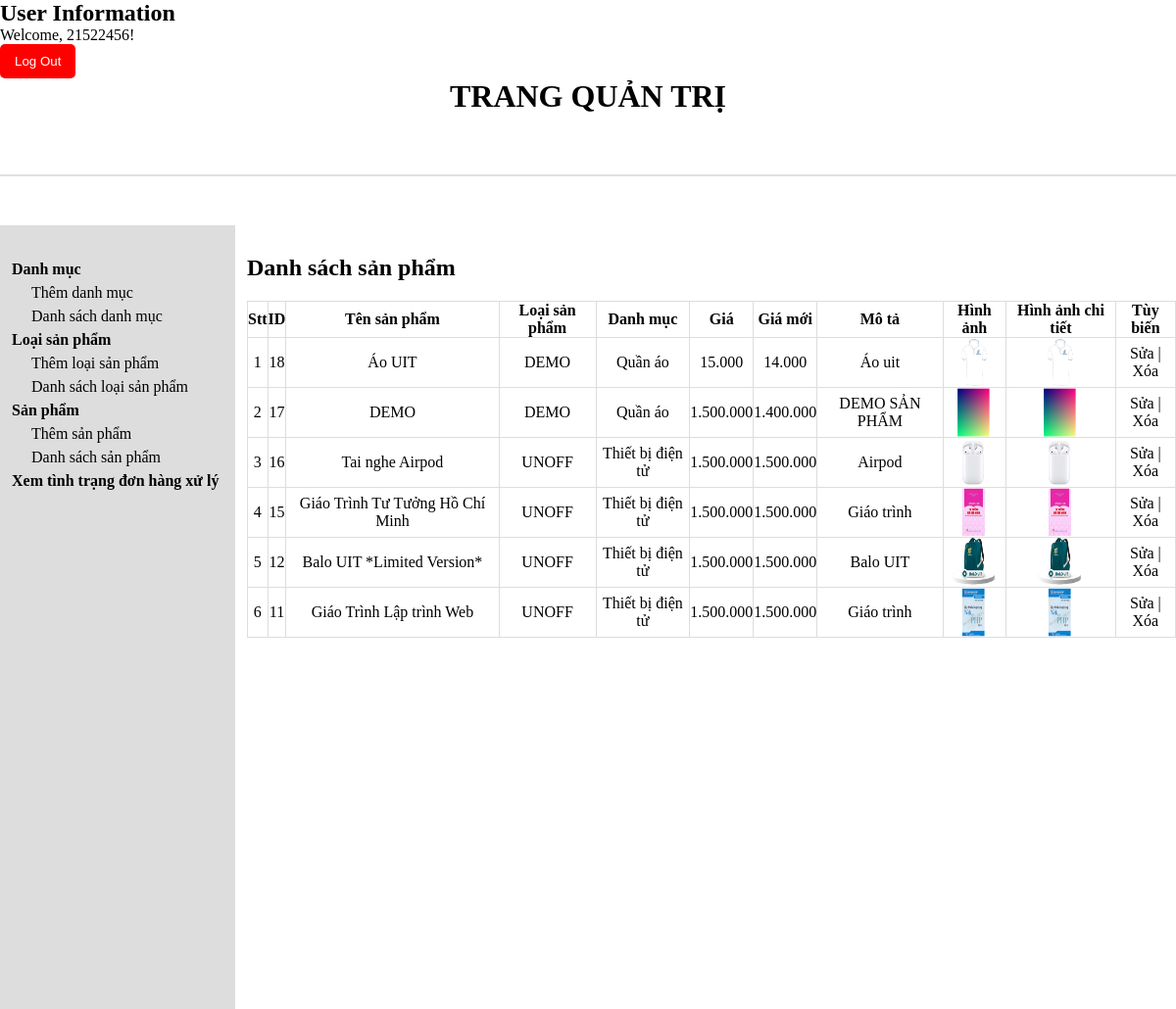
Screenshot of /admin/orderlist.php (signed in) with the database file from the repository.
### tables this page shows
CREATE TABLE `tbl_product` (
  `product_id` int(11) NOT NULL,
  `product_name` varchar(255) NOT NULL,
  `cartegory_id` int(11) NOT NULL,
  `brand_id` int(11) NOT NULL,
  `product_price` varchar(255) NOT NULL,
  `product_price_new` varchar(255) NOT NULL,
  `product_desc` varchar(5000) NOT NULL,
  `product_img` varchar(255) NOT NULL
);

CREATE TABLE `tbl_brand` (
  `brand_id` int(11) NOT NULL,
  `cartegory_id` int(11) NOT NULL,
  `brand_name` varchar(255) NOT NULL
);

CREATE TABLE `tbl_cartegory` (
  `cartegory_id` int(11) NOT NULL,
  `cartegory_name` varchar(255) NOT NULL
);

### admin/database.php (called while the page is built, shortened)
<?php
Class Database{
public $host = DB_HOST;
public $user = DB_USER;
public $pass = DB_PASS;
public $dbname = DB_NAME;
public $link;
private function connectDB(){
    $this->link = new mysqli($this->host,$this->user,$this->pass,$this->dbname);
}
public function select($query){
    $result = $this->link->query($query) or die($this->link->connect_error.__LINE__);
    if($result->num_rows>0){
        return $result;
    }else{
        return false;
    }
}
}
?>

### admin/class/product_class.php (called while the page is built, shortened)
<?php
include 'database.php';
?>
<?php
class product {
    private $db;
    public function __construct()
    {
        $this->db = new Database();
    }
    public function show_products() {
        $query = "SELECT tbl_product.product_id, tbl_product.product_name, tbl_product.product_price,
                          tbl_product.product_price_new, tbl_product.product_desc, tbl_product.product_img,
                          tbl_brand.brand_name, tbl_cartegory.cartegory_name,
                          GROUP_CONCAT(tbl_product_img_desc.product_img_desc) AS all_img_desc
                  FROM tbl_product
                  INNER JOIN tbl_brand ON tbl_product.brand_id = tbl_brand.brand_id
                  INNER JOIN tbl_cartegory ON tbl_product.cartegory_id = tbl_cartegory.cartegory_id
                  LEFT JOIN tbl_product_img_desc ON tbl_product.product_id = tbl_product_img_desc.product_id
                  GROUP BY tbl_product.product_id, tbl_product.product_name, tbl_product.product_price,
                           tbl_product.product_price_new, tbl_product.product_desc, tbl_product.product_img,
                           tbl_brand.brand_name, tbl_cartegory.cartegory_name
                  ORDER BY tbl_product.product_id DESC";
        $result = $this->db->select($query);
        return $result;
    }
}
?>

### admin/orderlist.php (the view, shortened to what this page needs)
<?php
$isLoggedIn = isset($_SESSION['user_id']) && !empty($_SESSION['user_id']);
?>
  <div class="wrapper">
            <?php
    if ($isLoggedIn) {
        echo '<div class="form-box login">
                <h2>User Information</h2>
                <p>Welcome, ' . $_SESSION['user_name'] . '!</p>
                <form action="logout.php" method="post">
                    <button type="submit" id="dangxuat" name="dangxuat" style="background-color: #ff0000; color: #fff; padding: 10px 15px; border: none; cursor: pointer; border-radius: 5px; display: flex;">Log Out</button>
                </form>
                <style>
                    #dangxuat {
                        background-color: #ff0000;
                        color: #fff;
                        padding: 10px 15px;
                        border: none;
                        cursor: pointer;
                        border-radius: 5px;
                    }
                    #dangxuat:hover {
                        background-color: #cc0000;
                    }
                </style>
            </div>';
    }
    ?>
<?php
include "header.php";
include "slider.php";
include "class/product_class.php";
$productInstance = new product;
$products = $productInstance->show_products();
?>
<div class="admin-content-right">
    <div class="admin-content-right-cartegory_list">
        <h1>Danh sách sản phẩm</h1>
        <table>
            <tr>
                <th>Stt</th>
                <th>ID</th>
                <th>Tên sản phẩm</th>
                <th>Loại sản phẩm</th>
                <th>Danh mục</th>
                <th>Giá</th>
                <th>Giá mới</th>
                <th>Mô tả</th>
                <th>Hình ảnh</th>
                <th>Hình ảnh chi tiết</th>
                <th>Tùy biến</th>
            </tr>
            <?php
            if ($products && $products->num_rows > 0) {
                $i = 0;
                while ($result = $products->fetch_assoc()) {
                    $i++;
            ?>
                    <tr>
                        <td><?php echo $i ?></td>
                        <td><?php echo $result['product_id'] ?></td>
                        <td><?php echo $result['product_name'] ?></td>
                        <td><?php echo $result['brand_name'] ?></td>
                        <td><?php echo $result['cartegory_name'] ?></td>
                        <td><?php echo $result['product_price'] ?></td>
                        <td><?php echo $result['product_price_new'] ?></td>
                        <td><?php echo $result['product_desc'] ?></td>
                        <td>
                         <img src="uploads/<?php echo $result['product_img']; ?>" alt="" style="width: 50px; height: 50px;">
                        </td>
                        <td>
    <?php
    if (!empty($result['all_img_desc'])) {
        $img_desc_array = explode(',', $result['all_img_desc']);
        foreach ($img_desc_array as $img_desc) {
    ?>
        <img src="uploads/<?php echo $img_desc; ?>" alt="Product Image" style="width: 50px; height: 50px;">
    <?php
        }
    } else {
        echo "No Images";
    }
    ?>
</td>
                        <td>
                            <a href="productedit.php?product_id=<?php echo $result['product_id'] ?>">Sửa</a> |
                            <a href="productdelete.php?product_id=<?php echo $result['product_id'] ?>" onclick="return confirm('Bạn có chắc chắn muốn xóa sản phẩm này không?')">Xóa</a>
                        </td>
                    </tr>
            <?php
                }
            } else {
                echo "<tr><td colspan='8'>Không có sản phẩm nào.</td></tr>";
            }
            ?>
        </table>
    </div>
</div>
</body>
</html>

### admin/style.css (style rules this page uses)
* { margin: 0; padding: 0; box-sizing: border-box; color: black; outline: none; }
a { text-decoration: none; }
.admin-content-right { width: 80%; padding: 30px 0 0 12px; }
.admin-content-right-cartegory_list table { width: 100%; text-align: center; margin-top: 20px; }
.admin-content-right-cartegory_list table tr th,td { border: 1px solid #dddddd; }
table { border-collapse: collapse; }

### admin/orderlist.php (style rules this page uses)
#dangxuat { background-color: #ff0000; color: #fff; padding: 10px 15px; border: none; cursor: pointer; border-radius: 5px; }

### rows the page displays
tbl_product: product_id "18", product_name "Áo UIT", brand.brand_name "DEMO", cartegory.cartegory_name "Quần áo", product_price "15.000", product_price_new "14.000", product_desc "Áo uit", product_img (picture), shows a picture
tbl_product: product_id "17", product_name "DEMO", brand.brand_name "DEMO", cartegory.cartegory_name "Quần áo", product_price "1.500.000", product_price_new "1.400.000", product_desc "DEMO SẢN PHẨM", product_img (picture), shows a picture
tbl_product: product_id "16", product_name "Tai nghe Airpod", brand.brand_name "UNOFF", cartegory.cartegory_name "Thiết bị điện tử", product_price "1.500.000", product_price_new "1.500.000", product_desc "Airpod", product_img (picture), shows a picture
tbl_product: product_id "15", product_name "Giáo Trình Tư Tưởng Hồ Chí Minh", brand.brand_name "UNOFF", cartegory.cartegory_name "Thiết bị điện tử", product_price "1.500.000", product_price_new "1.500.000", product_desc "Giáo trình", product_img (picture), shows a picture
tbl_product: product_id "12", product_name "Balo UIT *Limited Version*", brand.brand_name "UNOFF", cartegory.cartegory_name "Thiết bị điện tử", product_price "1.500.000", product_price_new "1.500.000", product_desc "Balo UIT", product_img (picture), shows a picture
tbl_product: product_id "11", product_name "Giáo Trình Lập trình Web", brand.brand_name "UNOFF", cartegory.cartegory_name "Thiết bị điện tử", product_price "1.500.000", product_price_new "1.500.000", product_desc "Giáo trình", product_img (picture), shows a picture

### other values shown
$_SESSION['user_name'] "21522456"
